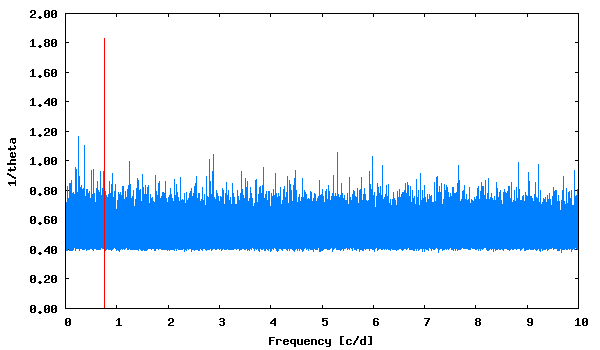

The gnuplot source for this figure:
set term png size 600,350 medium
set colors classic
set output "phase_lc_1.lk.png"
set xlabel "Frequency [c/d]"
set ylabel "1/theta"
set format y "%5.2f"
plot [] "lk.periodogram" using 1:2 with lines linecolor 3 title "", "<echo '0.751368  1.83'" with impulses linecolor 1 title ""
 
